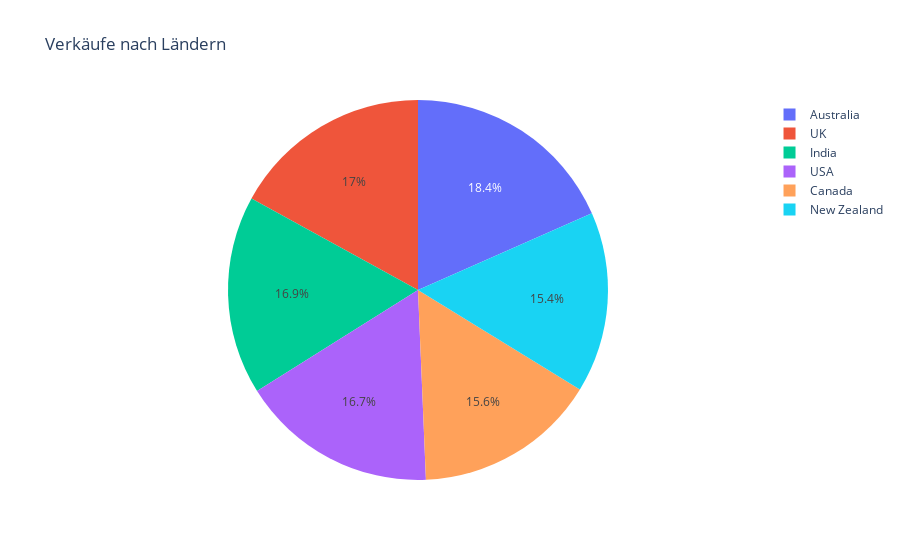

Notebook cell for this chart:
### Code cell
# 13. Kuchendiagramm: Verkäufe nach Ländern
country_sales = df.groupby('Country')['Amount'].sum()
fig = px.pie(values=country_sales.values, names=country_sales.index,
             title='Verkäufe nach Ländern')
fig.show()

### Figure 1 — Plotly figure (JSON) as saved in the notebook; plotly's stock layout.template omitted (floating-point values rounded to 4 significant figures)
{"data": [{"domain": {"x": [0, 1], "y": [0, 1]}, "hovertemplate": "label=%{label}<br>value=%{value}<extra></extra>", "labels": ["Australia", "Canada", "India", "New Zealand", "UK", "USA"], "legendgroup": "", "name": "", "showlegend": true, "type": "pie", "values": [1137000.0, 962900.0, 1046000.0, 950400.0, 1052000.0, 1035000.0]}], "layout": {"legend": {"tracegroupgap": 0}, "title": {"text": "Verkäufe nach Ländern"}}}
